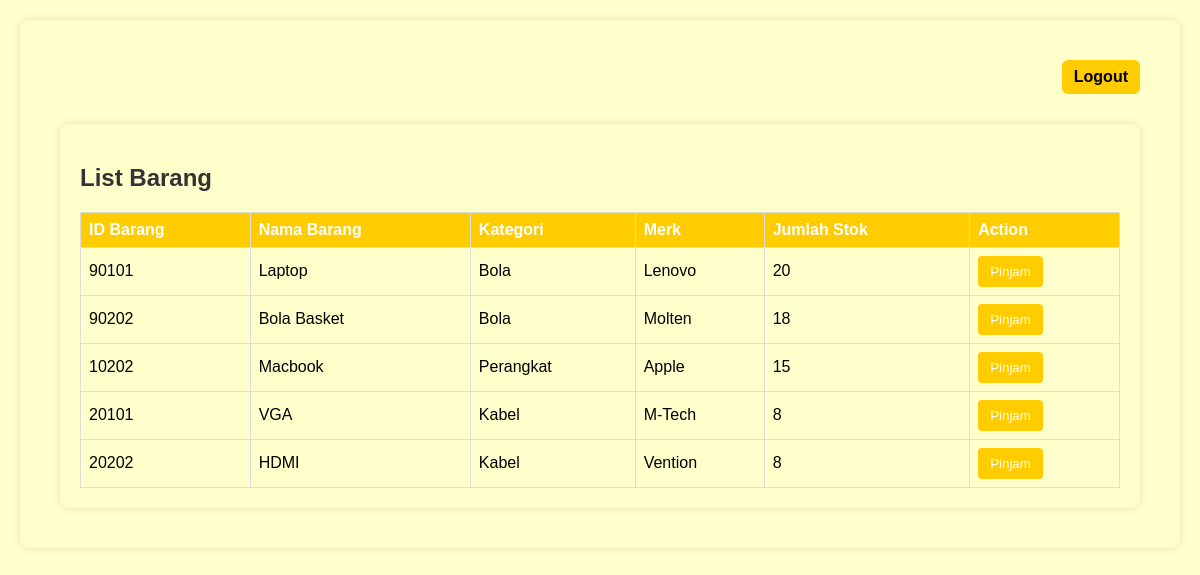
The app's page /index.php (signed in) with its own data.
### tables this page shows
CREATE TABLE `barang` (
  `id` int(11) NOT NULL,
  `kode_barang` varchar(15) DEFAULT NULL,
  `nama_brg` varchar(50) DEFAULT NULL,
  `kategori` varchar(50) DEFAULT NULL,
  `merk` varchar(50) DEFAULT NULL,
  `jumlah` int(11) DEFAULT NULL
);

### database.php (called while the page is built, shortened)
<?php
$dbconnect = mysqli_connect(DB_HOST, DB_USER, DB_PASS, DB_NAME);
function tampilanBarang()
{
    global $dbconnect;
    $query = "SELECT * FROM barang";
    $result = mysqli_query($dbconnect, $query);
    $barangList = [];
    while ($barang = mysqli_fetch_assoc($result)) {
        $barangList[] = $barang;
    }
    return $barangList;
}
?>

### index.php (the view, shortened to what this page needs)
<?php
require_once("database.php");
require_once('database.php');
?>
<!DOCTYPE html>
<html lang="en">
<head>
</head>
<body>
<div class="box">
<div class="legot">
        <a href="logout.php">Logout</a>
    </div>
    <div class="box">
        <h2>List Barang</h2>
        <?php
        $barangList = tampilanBarang();
        ?>
        <?php if (!empty($barangList)) : ?>
            <table class="table table-dark table-striped">
                <thead>
                    <tr>
                        <th>ID Barang</th>
                        <th>Nama Barang</th>
                        <th>Kategori</th>
                        <th>Merk</th>
                        <th>Jumlah Stok</th>
                        <th>Action</th>
                    </tr>
                </thead>
                <tbody>
                    <?php foreach ($barangList as $barang) : ?>
                        <tr>
                            <td><?= $barang['kode_barang'] ?></td>
                            <td><?= $barang['nama_brg'] ?></td>
                            <td><?= $barang['kategori'] ?></td>
                            <td><?= $barang['merk'] ?></td>
                            <td><?= $barang['jumlah'] ?></td>
                            <td>
                                <button class="pinjam-btn" onclick="meminjam(<?= $barang['kode_barang'] ?>)">Pinjam</button>
                            </td>
                        </tr>
                    <?php endforeach; ?>
                </tbody>
            </table>
        <?php else : ?>
            <p>Tidak ada.</p>
        <?php endif; ?>
    </div>
</html>

### index.php (style rules this page uses)
body { font-family: 'Arial', sans-serif; margin: 0; padding: 0; background-color: #ffffcc; }
.box { background-color: #ffffcc; border-radius: 8px; box-shadow: 0 0 10px rgba(0, 0, 0, 0.1); overflow: hidden; margin: 20px; padding: 20px; box-sizing: border-box; }
h2 { color: #333333; }
table { width: 100%; border-collapse: collapse; margin-top: 20px; }
th, td { border: 1px solid #dddddd; padding: 8px; text-align: left; }
th { background-color: #ffcc00; color: #ffffff; }
.pinjam-btn { background-color: #ffcc00; color: #ffffff; border: none; padding: 8px 12px; border-radius: 4px; cursor: pointer; }
.legot { text-align: right; margin: 20px; }
.legot a { text-decoration: none; color: #000; padding: 8px 12px; border-radius: 6px; font-weight: 600; width: auto; margin-bottom: 10px; text-decoration: none; display: inline-block; background-color: #ffcc00; cursor: pointer; }

### records on screen
barang: kode_barang "90101", nama_brg "Laptop", kategori "Bola", merk "Lenovo", jumlah "20"
barang: kode_barang "90202", nama_brg "Bola Basket", kategori "Bola", merk "Molten", jumlah "18"
barang: kode_barang "10202", nama_brg "Macbook", kategori "Perangkat", merk "Apple", jumlah "15"
barang: kode_barang "20101", nama_brg "VGA", kategori "Kabel", merk "M-Tech", jumlah "8"
barang: kode_barang "20202", nama_brg "HDMI", kategori "Kabel", merk "Vention", jumlah "8"
